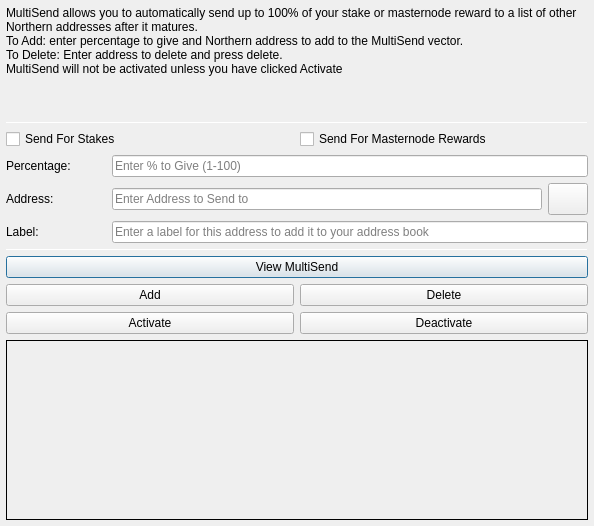
<?xml version="1.0" encoding="UTF-8"?>
<ui version="4.0">
 <class>MultiSendDialog</class>
 <widget class="QDialog" name="MultiSendDialog">
  <property name="windowModality">
   <enum>Qt::NonModal</enum>
  </property>
  <property name="geometry">
   <rect>
    <x>0</x>
    <y>0</y>
    <width>594</width>
    <height>526</height>
   </rect>
  </property>
  <property name="windowTitle">
   <string>MultiSend</string>
  </property>
  <layout class="QVBoxLayout" name="verticalLayout" stretch="0">
   <property name="leftMargin">
    <number>6</number>
   </property>
   <property name="topMargin">
    <number>6</number>
   </property>
   <property name="rightMargin">
    <number>6</number>
   </property>
   <property name="bottomMargin">
    <number>6</number>
   </property>
   <item>
    <layout class="QVBoxLayout" name="verticalLayout_Main" stretch="1,1,1,0,1,1,1">
     <item>
      <widget class="QLabel" name="label_2">
       <property name="lineWidth">
        <number>1</number>
       </property>
       <property name="text">
        <string>MultiSend allows you to automatically send up to 100% of your stake or masternode reward to a list of other Northern addresses after it matures.
To Add: enter percentage to give and Northern address to add to the MultiSend vector.
To Delete: Enter address to delete and press delete.
MultiSend will not be activated unless you have clicked Activate</string>
       </property>
       <property name="alignment">
        <set>Qt::AlignLeading|Qt::AlignLeft|Qt::AlignTop</set>
       </property>
       <property name="wordWrap">
        <bool>true</bool>
       </property>
      </widget>
     </item>
     <item>
      <widget class="Line" name="line">
       <property name="minimumSize">
        <size>
         <width>0</width>
         <height>1</height>
        </size>
       </property>
       <property name="maximumSize">
        <size>
         <width>16777215</width>
         <height>1</height>
        </size>
       </property>
       <property name="orientation">
        <enum>Qt::Horizontal</enum>
       </property>
      </widget>
     </item>
     <item>
      <layout class="QVBoxLayout" name="verticalLayout_Settings">
       <item>
        <layout class="QHBoxLayout" name="horizontalLayout">
         <item>
          <widget class="QCheckBox" name="multiSendStakeCheckBox">
           <property name="text">
            <string>Send For Stakes</string>
           </property>
          </widget>
         </item>
         <item>
          <widget class="QCheckBox" name="multiSendMasternodeCheckBox">
           <property name="text">
            <string>Send For Masternode Rewards</string>
           </property>
          </widget>
         </item>
        </layout>
       </item>
       <item>
        <layout class="QHBoxLayout" name="horizontalLayout_6">
         <item>
          <widget class="QLabel" name="label">
           <property name="minimumSize">
            <size>
             <width>100</width>
             <height>0</height>
            </size>
           </property>
           <property name="toolTip">
            <string>Percentage of stake to send</string>
           </property>
           <property name="text">
            <string>Percentage:</string>
           </property>
          </widget>
         </item>
         <item>
          <widget class="QLineEdit" name="multiSendPercentEdit">
           <property name="toolTip">
            <string>Enter whole numbers 1 - 100</string>
           </property>
           <property name="placeholderText">
            <string>Enter % to Give (1-100)</string>
           </property>
          </widget>
         </item>
        </layout>
       </item>
       <item>
        <layout class="QHBoxLayout" name="horizontalLayout_7">
         <item>
          <widget class="QLabel" name="label_5">
           <property name="minimumSize">
            <size>
             <width>100</width>
             <height>0</height>
            </size>
           </property>
           <property name="toolTip">
            <string>Address to send portion of stake to</string>
           </property>
           <property name="text">
            <string>Address:</string>
           </property>
          </widget>
         </item>
         <item>
          <widget class="QLineEdit" name="multiSendAddressEdit">
           <property name="toolTip">
            <string/>
           </property>
           <property name="placeholderText">
            <string>Enter Address to Send to</string>
           </property>
          </widget>
         </item>
         <item>
          <widget class="QPushButton" name="addressBookButton">
           <property name="maximumSize">
            <size>
             <width>16777215</width>
             <height>32</height>
            </size>
           </property>
           <property name="toolTip">
            <string>Choose an address from the address book</string>
           </property>
           <property name="text">
            <string/>
           </property>
           <property name="icon">
            <iconset resource="../northern.qrc">
             <normaloff>:/icons/address-book</normaloff>:/icons/address-book</iconset>
           </property>
           <property name="shortcut">
            <string>Alt+A</string>
           </property>
           <property name="autoDefault">
            <bool>false</bool>
           </property>
          </widget>
         </item>
        </layout>
       </item>
      </layout>
     </item>
     <item>
      <layout class="QHBoxLayout" name="horizontalLayout_3">
       <item>
        <widget class="QLabel" name="label_3">
         <property name="minimumSize">
          <size>
           <width>100</width>
           <height>0</height>
          </size>
         </property>
         <property name="text">
          <string>Label:</string>
         </property>
        </widget>
       </item>
       <item>
        <widget class="QLineEdit" name="labelAddressLabelEdit">
         <property name="placeholderText">
          <string>Enter a label for this address to add it to your address book</string>
         </property>
        </widget>
       </item>
      </layout>
     </item>
     <item>
      <widget class="Line" name="line_2">
       <property name="minimumSize">
        <size>
         <width>0</width>
         <height>1</height>
        </size>
       </property>
       <property name="maximumSize">
        <size>
         <width>16777215</width>
         <height>1</height>
        </size>
       </property>
       <property name="orientation">
        <enum>Qt::Horizontal</enum>
       </property>
      </widget>
     </item>
     <item>
      <layout class="QVBoxLayout" name="verticalLayout_Buttons">
       <item>
        <layout class="QHBoxLayout" name="horizontalLayout_4">
         <item>
          <widget class="QPushButton" name="viewButton">
           <property name="toolTip">
            <string/>
           </property>
           <property name="statusTip">
            <string>View MultiSend Vector</string>
           </property>
           <property name="text">
            <string>View MultiSend</string>
           </property>
          </widget>
         </item>
        </layout>
       </item>
       <item>
        <layout class="QHBoxLayout" name="horizontalLayout_2">
         <item>
          <widget class="QPushButton" name="addButton">
           <property name="toolTip">
            <string/>
           </property>
           <property name="statusTip">
            <string>Add to MultiSend Vector</string>
           </property>
           <property name="text">
            <string>Add</string>
           </property>
          </widget>
         </item>
         <item>
          <widget class="QPushButton" name="deleteButton">
           <property name="toolTip">
            <string/>
           </property>
           <property name="statusTip">
            <string>Delete Address From MultiSend Vector</string>
           </property>
           <property name="text">
            <string>Delete</string>
           </property>
          </widget>
         </item>
        </layout>
       </item>
       <item>
        <layout class="QHBoxLayout" name="horizontalLayout_5">
         <item>
          <widget class="QPushButton" name="activateButton">
           <property name="statusTip">
            <string>Activate MultiSend</string>
           </property>
           <property name="text">
            <string>Activate</string>
           </property>
          </widget>
         </item>
         <item>
          <widget class="QPushButton" name="disableButton">
           <property name="statusTip">
            <string>Deactivate MultiSend</string>
           </property>
           <property name="text">
            <string>Deactivate</string>
           </property>
          </widget>
         </item>
        </layout>
       </item>
      </layout>
     </item>
     <item>
      <widget class="QLabel" name="message">
       <property name="minimumSize">
        <size>
         <width>0</width>
         <height>180</height>
        </size>
       </property>
       <property name="frameShape">
        <enum>QFrame::Panel</enum>
       </property>
       <property name="frameShadow">
        <enum>QFrame::Plain</enum>
       </property>
       <property name="lineWidth">
        <number>1</number>
       </property>
       <property name="midLineWidth">
        <number>1</number>
       </property>
       <property name="text">
        <string/>
       </property>
       <property name="alignment">
        <set>Qt::AlignLeading|Qt::AlignLeft|Qt::AlignTop</set>
       </property>
       <property name="wordWrap">
        <bool>true</bool>
       </property>
      </widget>
     </item>
    </layout>
   </item>
  </layout>
 </widget>
 <resources>
  <include location="../northern.qrc"/>
 </resources>
 <connections/>
</ui>
